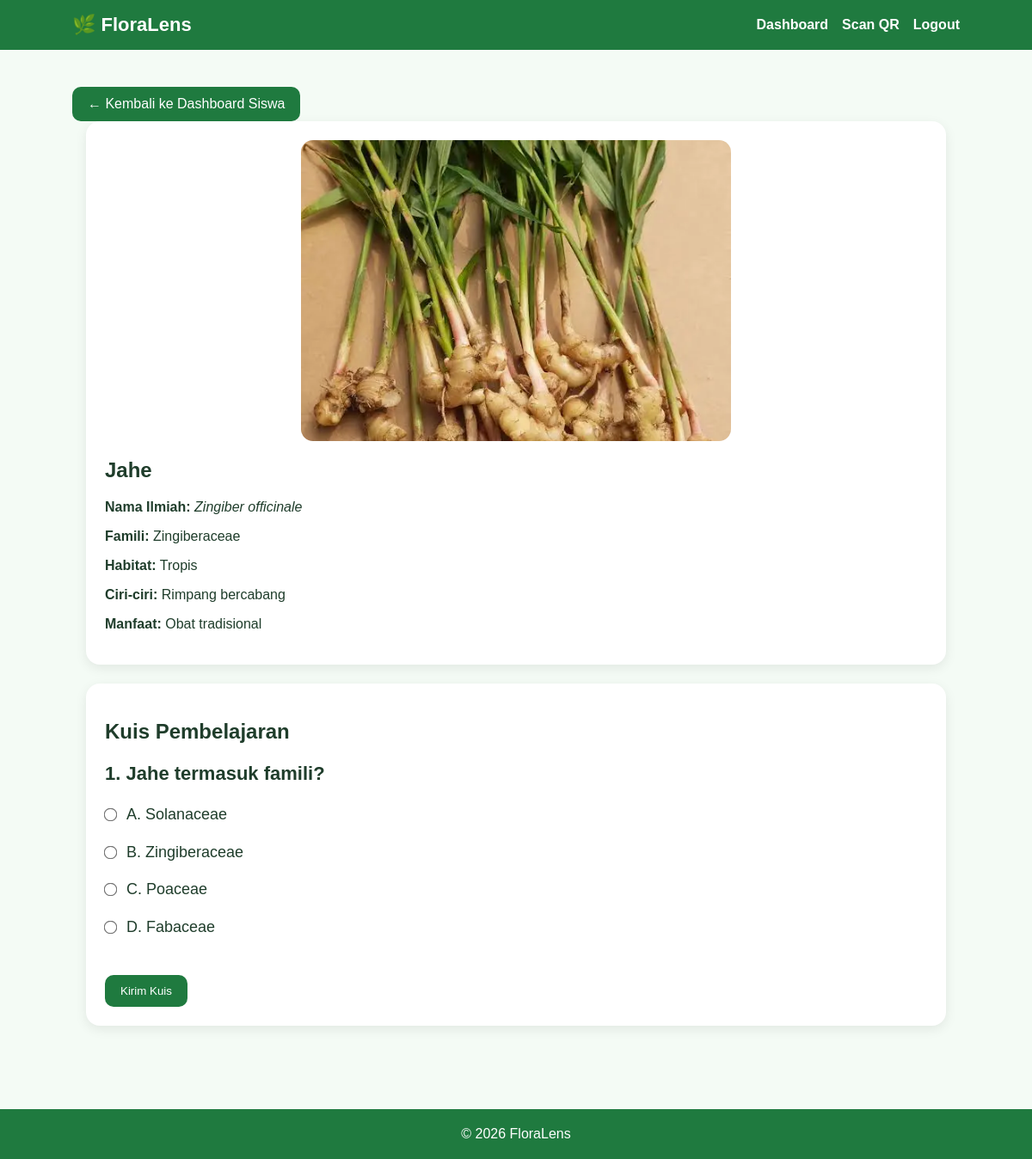
Page /plant/jahe/ (signed in) on the committed database.
### core/models.py (models this page shows, shortened)
class Plant(models.Model):
    code=models.SlugField(max_length=100,unique=True,blank=True)
    name=models.CharField(max_length=100)
    scientific_name=models.CharField(max_length=150)
    family=models.CharField(max_length=100)
    habitat=models.TextField()
    characteristics=models.TextField()
    benefits=models.TextField()
    photo=models.ImageField(upload_to='plants/',blank=True,null=True)
    created_at=models.DateTimeField(auto_now_add=True)

class Quiz(models.Model):
    plant=models.ForeignKey(Plant,on_delete=models.CASCADE,related_name='quizzes')
    question=models.TextField()
    option_a=models.CharField(max_length=255)
    option_b=models.CharField(max_length=255)
    option_c=models.CharField(max_length=255)
    option_d=models.CharField(max_length=255)
    correct_answer=models.CharField(max_length=1,choices=ANSWER_CHOICES)

### core/views.py (the view, shortened to what this page needs)
# urls.py: path('plant/<slug:code>/', views.plant_detail, name='plant_detail'),
@login_required
def plant_detail(request,code):
    plant=get_object_or_404(Plant,code=code); quizzes=plant.quizzes.all()
    return render(request,'core/plant_detail.html',{'plant':plant,'quizzes':quizzes})

### core/templates/core/plant_detail.html (shortened to what this page needs)
{% extends 'core/base.html' %}
{% block content %}
<main class="container">
    {% if user.profile.role == 'siswa' %}
        <a class="btn" href="{% url 'student_dashboard' %}">← Kembali ke Dashboard Siswa</a>
    {% else %}
        <a class="btn" href="{% url 'teacher_dashboard' %}">← Kembali ke Dashboard Guru</a>
    {% endif %}
    <section class="card detail-card">
        {% if plant.photo %}
            <img class="detail-img" src="{{ plant.photo.url }}" alt="{{ plant.name }}">
        {% else %}
            <div class="alert">Foto tanaman belum tersedia.</div>
        {% endif %}
        <h1>{{ plant.name }}</h1>
        <p><strong>Nama Ilmiah:</strong> <em>{{ plant.scientific_name }}</em></p>
        <p><strong>Famili:</strong> {{ plant.family }}</p>
        <p><strong>Habitat:</strong> {{ plant.habitat }}</p>
        <p><strong>Ciri-ciri:</strong> {{ plant.characteristics }}</p>
        <p><strong>Manfaat:</strong> {{ plant.benefits }}</p>
    </section>
    {% if user.profile.role == 'siswa' %}
        <section class="card detail-card">
            <h2>Kuis Pembelajaran</h2>
            {% if quizzes %}
                <form method="POST">
                    {% for quiz in quizzes %}
                        <div class="quiz-item">
                            <p class="quiz-question">
                            <strong>{{ forloop.counter }}. {{ quiz.question }}</strong>
                        </p>
                        <div class="quiz-option">
                            <label>
                                <input type="radio" name="quiz_{{ quiz.id }}" value="A" required>
                                A. {{ quiz.option_a }}
                            </label>
                        </div>
                        <div class="quiz-option">
                            <label>
                                <input type="radio" name="quiz_{{ quiz.id }}" value="B">
                                B. {{ quiz.option_b }}
                            </label>
                        </div>
                        <div class="quiz-option">
                            <label>
                                <input type="radio" name="quiz_{{ quiz.id }}" value="C">
                                C. {{ quiz.option_c }}
                            </label>
                        </div>
                        <div class="quiz-option">
                            <label>
                                <input type="radio" name="quiz_{{ quiz.id }}" value="D">
                                D. {{ quiz.option_d }}
                            </label>
                        </div>
                        <br>
                    {% endfor %}
                    <button class="btn" type="submit">Kirim Kuis</button>
                </form>
            {% else %}
                <p>Belum ada kuis untuk tanaman ini.</p>
            {% endif %}
        </section>
    {% endif %}
</main>
{% endblock %}

### core/static/core/style.css (style rules this page uses)
* { box-sizing:border-box; }
body { margin:0; font-family:Arial,sans-serif; background:#f4fbf5; color:#1f3d2b; }
.container { padding:35px 7%; }
.card { background:white; padding:22px; border-radius:16px; box-shadow:0 4px 14px rgba(0,0,0,.08); margin-bottom:22px; }
.detail-img { width:100%; max-width:500px; height:350px; object-fit:cover; border-radius:14px; display:block; margin:0 auto 20px auto; }
.detail-card { max-width:1000px; margin:auto; margin-bottom:22px; }
.btn { display:inline-block; background:#1f7a3f; color:#fff; border:none; padding:11px 18px; border-radius:10px; text-decoration:none; cursor:pointer; margin-top:8px; }
input[type="radio"] { width:auto; margin-right:8px; vertical-align:middle; }
.quiz-option { margin:15px 0; }
.quiz-option label { display:flex; align-items:center; gap:12px; cursor:pointer; font-size:18px; line-height:1.6; }
input[type="radio"] { width:auto; margin:0; transform:scale(1.2); }
.quiz-question { margin-bottom:20px; font-size:22px; }

### rows in the picture
Plant: photo (picture), name "Jahe", scientific_name "Zingiber officinale", family "Zingiberaceae", habitat "Tropis", characteristics "Rimpang bercabang", benefits "Obat tradisional"
Quiz: question "Jahe termasuk famili?", option_a "Solanaceae", option_b "Zingiberaceae", option_c "Poaceae", option_d "Fabaceae"
